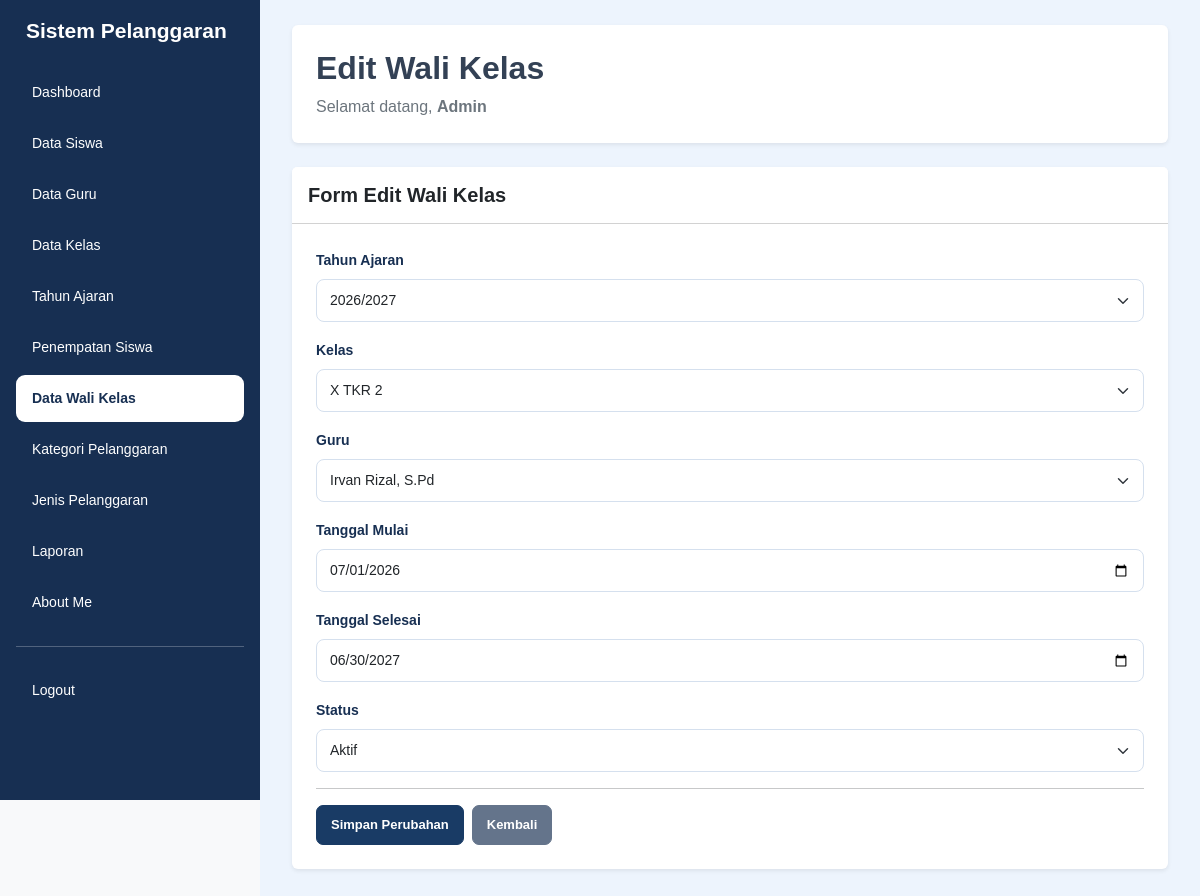
/edit_wali_kelas.php?id=139 (signed in), run on an earlier commit of the app's database.
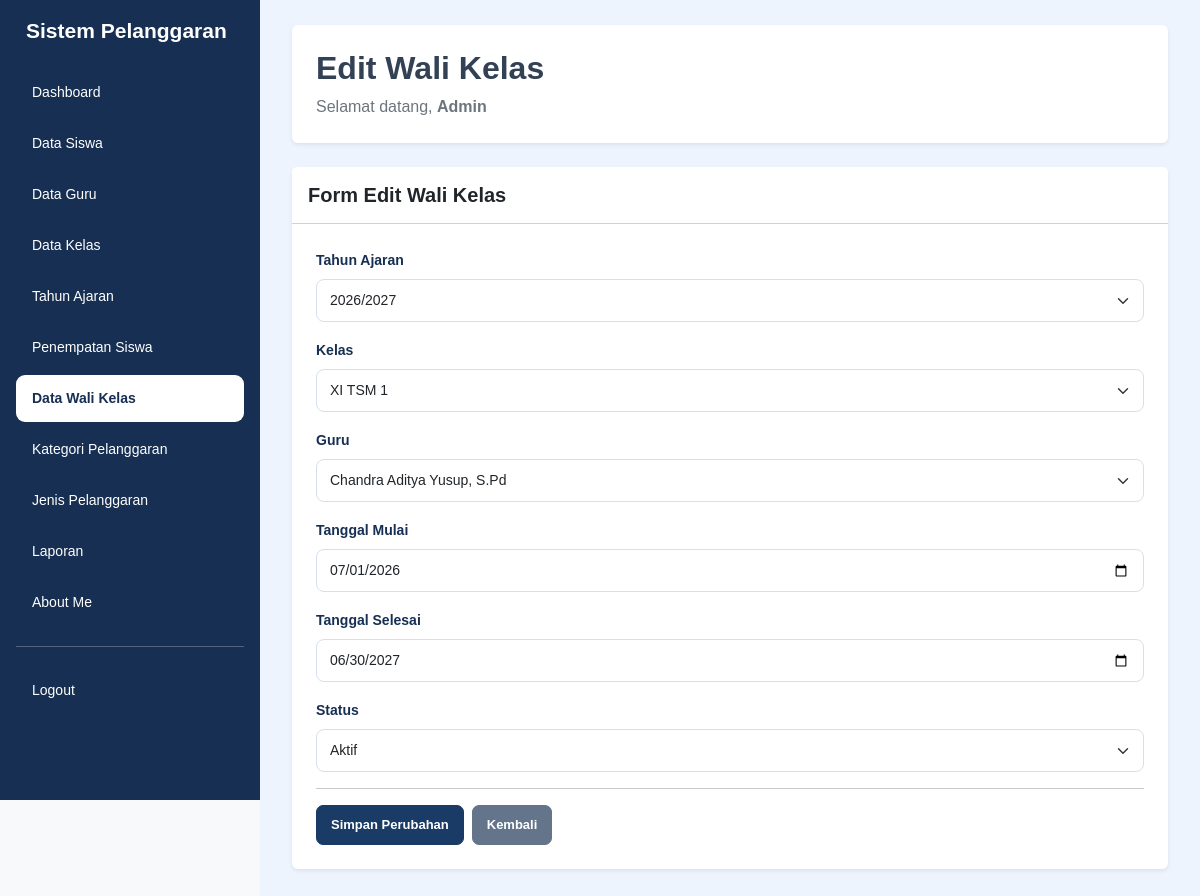
And on a later commit of the database.
### tables this page shows
CREATE TABLE `t_wali_kelas` (
  `id` int(11) NOT NULL,
  `tahun_ajaran_id` int(11) NOT NULL,
  `kelas_id` int(11) NOT NULL,
  `guru_id` int(11) NOT NULL,
  `tanggal_mulai` date NOT NULL,
  `tanggal_selesai` date NOT NULL,
  `status_aktif` tinyint(1) NOT NULL,
  `created_at` timestamp NOT NULL DEFAULT current_timestamp(),
  `updated_at` timestamp NOT NULL DEFAULT current_timestamp()
);

CREATE TABLE `t_kelas` (
  `id` int(11) NOT NULL,
  `nama` varchar(100) NOT NULL,
  `tingkat` varchar(20) NOT NULL,
  `jurusan` varchar(100) NOT NULL,
  `status_aktif` tinyint(1) NOT NULL,
  `created_at` timestamp NOT NULL DEFAULT current_timestamp(),
  `updated_at` timestamp NOT NULL DEFAULT current_timestamp()
);

CREATE TABLE `t_guru` (
  `id` int(11) NOT NULL,
  `nip` varchar(30) NOT NULL,
  `nama` varchar(30) NOT NULL,
  `email` varchar(150) NOT NULL,
  `status_aktif` tinyint(1) NOT NULL,
  `user_id` int(11) NOT NULL,
  `created_at` timestamp NOT NULL DEFAULT current_timestamp(),
  `updated_at` timestamp NOT NULL DEFAULT current_timestamp()
);

CREATE TABLE `t_tahun_ajaran` (
  `id` int(11) NOT NULL,
  `nama` varchar(20) NOT NULL,
  `tanggal_mulai` date NOT NULL,
  `tanggal_selesai` date NOT NULL,
  `status_aktif` tinyint(1) NOT NULL,
  `created_at` timestamp NOT NULL DEFAULT current_timestamp(),
  `updated_at` timestamp NOT NULL DEFAULT current_timestamp()
);

### edit_wali_kelas.php (the view, shortened to what the changed rows need)
<?php
include 'config/koneksi.php';
$id = $_GET['id'];
$query = mysqli_query($koneksi, "
    SELECT * FROM t_wali_kelas
    WHERE id = '$id'
");
$data = mysqli_fetch_assoc($query);
$query_tahun = mysqli_query($koneksi, "
    SELECT * FROM t_tahun_ajaran
    WHERE status_aktif = 1 OR id = '{$data['tahun_ajaran_id']}'
");
$query_kelas = mysqli_query($koneksi, "
    SELECT * FROM t_kelas
    WHERE status_aktif = 1 OR id = '{$data['kelas_id']}'
");
$query_guru = mysqli_query($koneksi, "
    SELECT * FROM t_guru
    WHERE status_aktif = 1 OR id = '{$data['guru_id']}'
");
?>
<!DOCTYPE html>
<html lang="id">
<head>
    <link href="https://cdn.jsdelivr.net/npm/bootstrap@5.3.8/dist/css/bootstrap.min.css" rel="stylesheet">
    <link rel="stylesheet" href="style/style.css">
</head>
<body class="bg-light">
    <main class="content-main">
        <div class="page-content">
            <div class="bg-white rounded shadow-sm p-4 mb-4">
                <h2 class="fw-bold mb-2">Edit Wali Kelas</h2>
            </div>
            <div class="card shadow-sm border-0">
                <div class="card-body p-4">
                    <form action="proses_edit_wali_kelas.php?id=<?= $id; ?>" method="POST">
                        <div class="mb-3">
                            <label class="form-label fw-semibold">Tahun Ajaran</label>
                            <select name="tahun_ajaran_id" class="form-select" required>
                                <?php while ($tahun = mysqli_fetch_assoc($query_tahun)) { ?>
                                    <option value="<?= $tahun['id']; ?>"
                                        <?= $tahun['id'] == $data['tahun_ajaran_id'] ? 'selected' : ''; ?>>
                                        <?= htmlspecialchars($tahun['nama']); ?>
                                    </option>
                                <?php } ?>
                            </select>
                        </div>
                        <div class="mb-3">
                            <label class="form-label fw-semibold">Kelas</label>
                            <select name="kelas_id" class="form-select" required>
                                <?php while ($kelas = mysqli_fetch_assoc($query_kelas)) { ?>
                                    <option value="<?= $kelas['id']; ?>"
                                        <?= $kelas['id'] == $data['kelas_id'] ? 'selected' : ''; ?>>
                                        <?= htmlspecialchars($kelas['nama']); ?>
                                    </option>
                                <?php } ?>
                            </select>
                        </div>
                        <div class="mb-3">
                            <label class="form-label fw-semibold">Guru</label>
                            <select name="guru_id" class="form-select" required>
                                <?php while ($guru = mysqli_fetch_assoc($query_guru)) { ?>
                                    <option value="<?= $guru['id']; ?>"
                                        <?= $guru['id'] == $data['guru_id'] ? 'selected' : ''; ?>>
                                        <?= htmlspecialchars($guru['nama']); ?>
                                    </option>
                                <?php } ?>
                            </select>
                        </div>
                        <div class="mb-3">
                            <label class="form-label fw-semibold">Tanggal Mulai</label>
                            <input type="date"
                                   name="tanggal_mulai"
                                   class="form-control"
                                   value="<?= $data['tanggal_mulai']; ?>"
                                   required>
                        </div>
                        <div class="mb-3">
                            <label class="form-label fw-semibold">Tanggal Selesai</label>
                            <input type="date"
                                   name="tanggal_selesai"
                                   class="form-control"
                                   value="<?= $data['tanggal_selesai']; ?>">
                        </div>
                        <div class="mb-3">
                            <label class="form-label fw-semibold">Status</label>
                            <select name="status_aktif" class="form-select" required>
                                <option value="1" <?= $data['status_aktif'] == 1 ? 'selected' : ''; ?>>
                                    Aktif
                                </option>
                            </select>
                        </div>
                    </form>
                </div>
            </div>
        </div>
    </main>
</body>
</html>

What changed in the data, as far as the page shows it:
changed t_wali_kelas "Aktif": kelas_id "X TKR 2" → "XI TSM 1"; guru_id "Irvan Rizal, S.Pd" → "Chandra Aditya Yusup, S.Pd"
